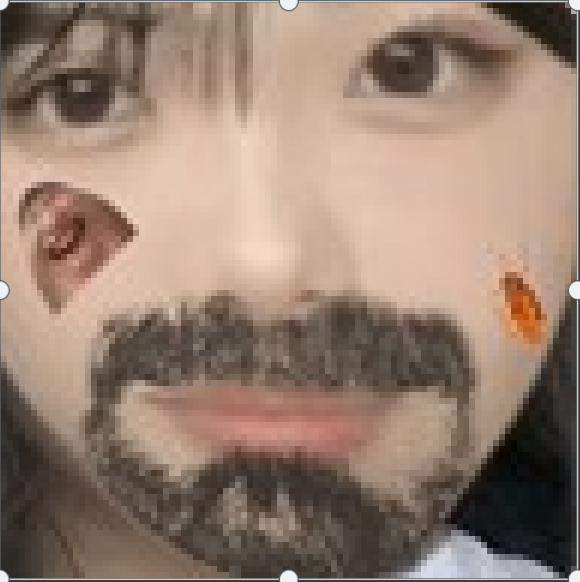
//> input picture test2.png, 580 x 582 px
$ ./png_test2   (built with g++ and OpenCV 4)
//> lines starting //> are read from the running program, lines starting //| are printed output that depends on the picture; after the words box and inside, x2 and y2 are one past the last pixel; in counts of white or black regions, pixels touching at a corner belong together
#include "opencv2/opencv.hpp"
#include "opencv2/highgui/highgui.hpp"
#include <vector>
#include <iostream>
#include <stdio.h>
#include <stdlib.h>
#include <math.h>
#include "iostream"
using namespace cv;
using namespace std;


int main(int argc,char** argv) {
    cout<<"OpenCv Version: "<<CV_VERSION<<endl;
    Mat img=imread("test2.png");
//> img is the input picture: 582 rows x 580 cols, CV_8UC3; mean B, G, R 113.3, 127.8, 150.7
    if(img.empty()){
        cout<<"verify"<<endl;
        return -1;
    }

    Mat gray;
    cvtColor(img,gray,COLOR_BGR2GRAY);
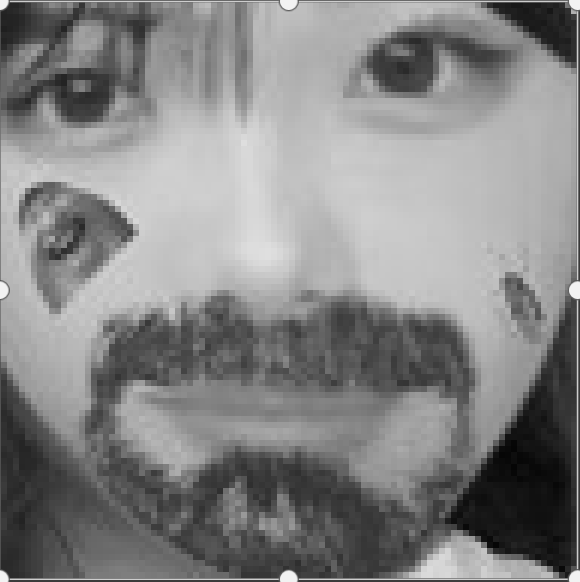
//> gray: 582 rows x 580 cols, CV_8UC1; min 5, max 242, mean 133.1
    Mat img_B,img_B_V,gray_B,gray_B_V,gray_T,gray_T_V,gray_TRUNC;

    //png bgr to binary
    threshold(img,img_B,125,255,THRESH_BINARY);
    threshold(img,img_B_V,125,255,THRESH_BINARY_INV);
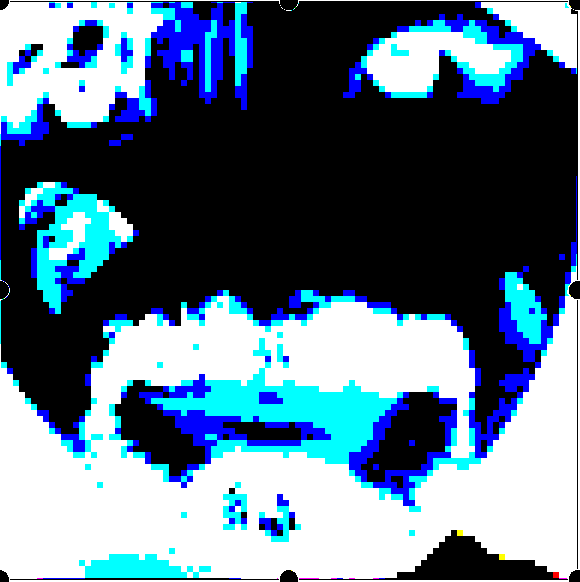
//> img_B_V: 582 rows x 580 cols, CV_8UC3; mean B, G, R 135.9, 116.6, 92
    imshow("img_B",img_B);
    imshow("img_B_V",img_B_V);


    threshold(gray,gray_B,125,255,THRESH_BINARY);
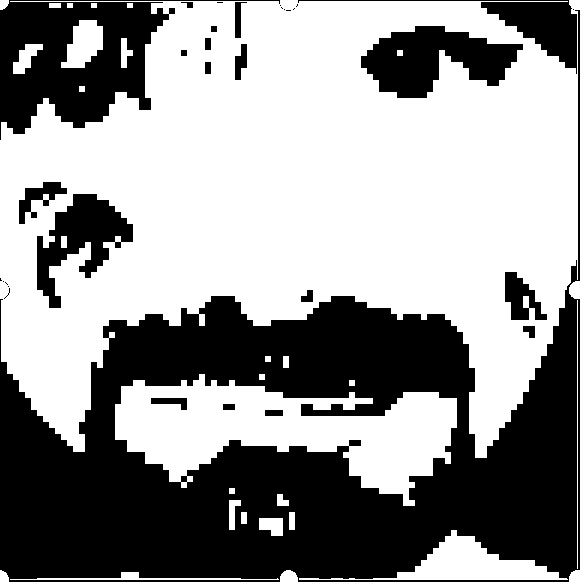
//> gray_B: 582 rows x 580 cols, CV_8UC1; 57.7% white; 32 black regions (13 under 20 px), largest, box (x1, y1, x2, y2) and area: (0, 10, 580, 582) 109050, (0, 0, 280, 140) 15052, (361, 26, 523, 98) 6804
    threshold(gray,gray_B_V,125,255,THRESH_BINARY_INV);
    imshow("gray_B",gray_B);
    imshow("gray_B_V",gray_B_V);

    //TOZERO
    threshold(gray,gray_T,125,255,THRESH_TOZERO);
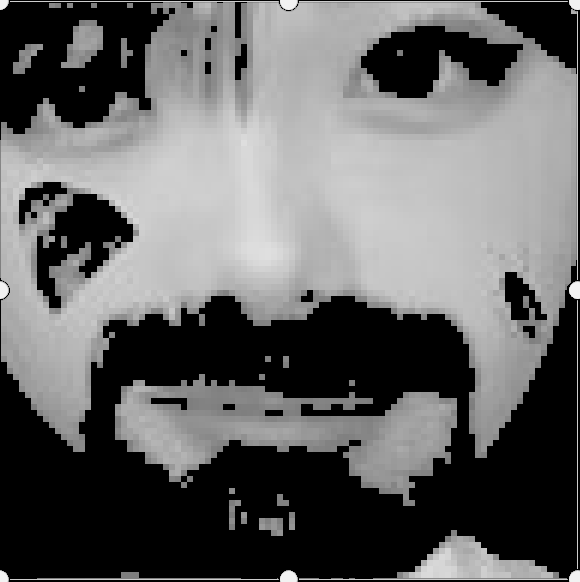
//> gray_T: 582 rows x 580 cols, CV_8UC1; min 0, max 242, mean 100.5
    threshold(gray,gray_T_V,125,255,THRESH_TOZERO_INV);
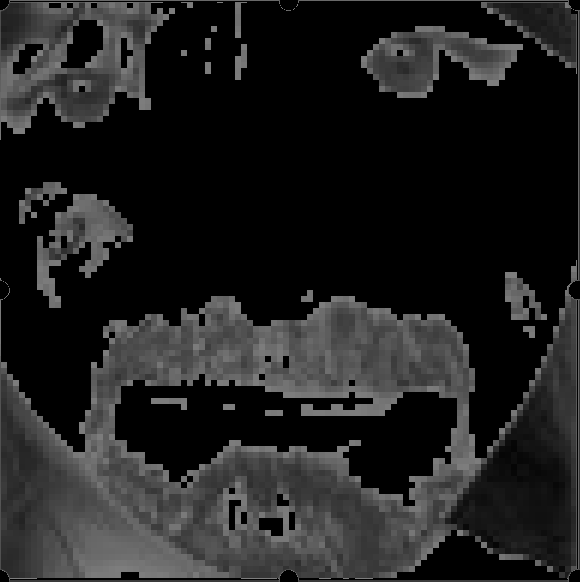
//> gray_T_V: 582 rows x 580 cols, CV_8UC1; min 0, max 125, mean 32.6
    imshow("gray_T",gray_T);
    imshow("gray_T_V",gray_T_V);

    //TRUNC
    threshold(gray,gray_TRUNC,125,255,THRESH_TRUNC);
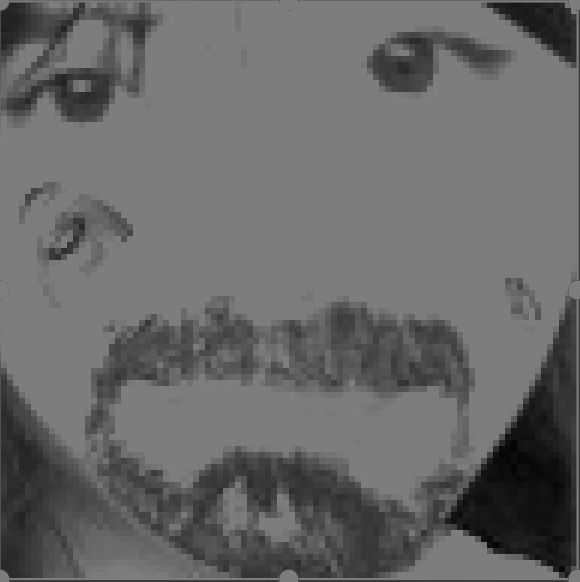
//> gray_TRUNC: 582 rows x 580 cols, CV_8UC1; min 5, max 125, mean 104.7
    imshow("gray_TRUNC",gray_TRUNC);

    //灰度图像大津法和三角法二值化
    Mat img_Thr=imread("test2.png",IMREAD_GRAYSCALE);
//> img_Thr: 582 rows x 580 cols, CV_8UC1; min 0, max 241, mean 133.8
    Mat img_Thr_0,img_Thr_T;
    threshold(img_Thr,img_Thr_0,100,255,THRESH_BINARY|THRESH_OTSU);
//> img_Thr_0: 582 rows x 580 cols, CV_8UC1; 58.3% white; 32 black regions (12 under 20 px), largest, box (x1, y1, x2, y2) and area: (0, 10, 580, 582) 107790, (0, 0, 280, 140) 14872, (361, 26, 517, 98) 6732
    threshold(img_Thr,img_Thr_T,125,255,THRESH_BINARY|THRESH_TRIANGLE);
//> img_Thr_T: 582 rows x 580 cols, CV_8UC1; 97.2% white; 5 black regions, box (x1, y1, x2, y2) and area: (451, 404, 571, 572) 9144, (517, 548, 529, 554) 72, (511, 3, 523, 8) 60, (547, 8, 553, 14) 36, (541, 416, 547, 422) 36
    imshow("img_Thr",img_Thr);
    imshow("img_Thr_0",img_Thr_0);
    imshow("img_Thr_T",img_Thr_T);

    //灰度图像自适应二值化
    Mat adaptive_mean,adaptive_gauss;
    adaptiveThreshold(img_Thr,adaptive_mean,255,ADAPTIVE_THRESH_MEAN_C,THRESH_BINARY,55,0);
//> adaptive_mean: 582 rows x 580 cols, CV_8UC1; 53.1% white; 212 black regions (161 under 20 px), largest, box (x1, y1, x2, y2) and area: (85, 10, 580, 582) 78842, (0, 0, 163, 164) 14240, (0, 124, 280, 582) 12372
    adaptiveThreshold(img_Thr,adaptive_gauss,255,ADAPTIVE_THRESH_GAUSSIAN_C,THRESH_BINARY,55,0);
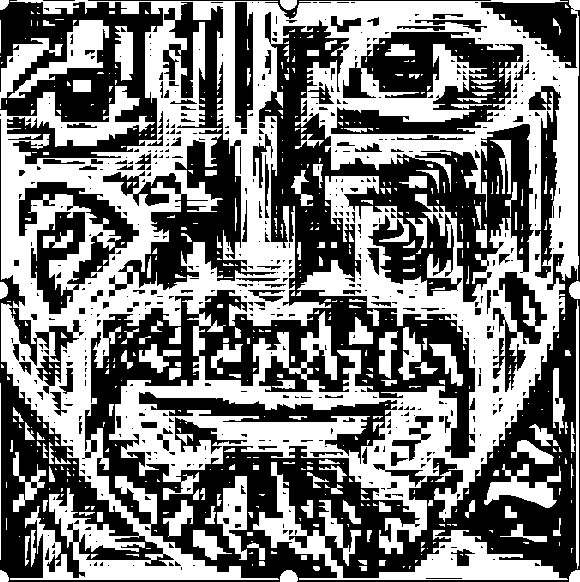
//> adaptive_gauss: 582 rows x 580 cols, CV_8UC1; 48.7% white; 564 white regions (401 under 20 px), largest, box (x1, y1, x2, y2) and area: (0, 0, 580, 580) 130477, (253, 462, 568, 580) 7343, (8, 20, 109, 98) 2163

    imshow("adaptive_mean",adaptive_mean);
    imshow("adaptive_gauss",adaptive_gauss);
    waitKey(10000);
    return 0;
}

$ run again, with d38e719756d7faec91fba521c4c00b9.jpg saved as test2.png
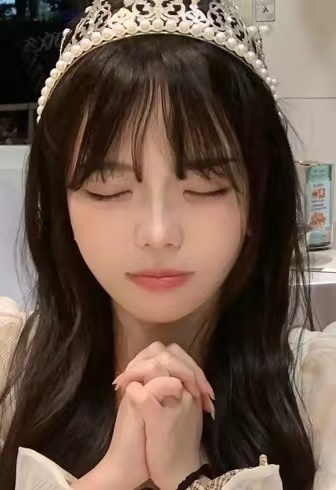
//> input picture d38e719756d7faec91fba521c4c00b9.jpg, 336 x 490 px
//> img is the input picture: 490 rows x 336 cols, CV_8UC3; mean B, G, R 74.9, 87.4, 108
//> `threshold(gray,gray_B,125,255,THRESH_BINARY);`:
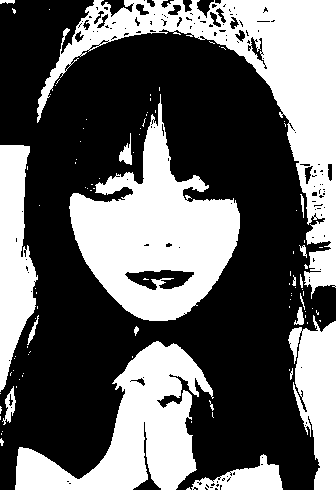
//> gray_B: 490 rows x 336 cols, CV_8UC1; 39.8% white; 99 white regions (79 under 20 px), largest, box (x1, y1, x2, y2) and area: (37, 0, 336, 299) 20560, (69, 94, 240, 321) 18216, (15, 341, 214, 490) 12800
//> img_Thr_0: 490 rows x 336 cols, CV_8UC1; 45.6% white; 74 white regions (58 under 20 px), largest, box (x1, y1, x2, y2) and area: (15, 85, 245, 490) 35987, (37, 0, 336, 490) 28978, (0, 145, 39, 397) 6319
//> img_Thr_T: 490 rows x 336 cols, CV_8UC1; 53.5% white; 144 black regions (118 under 20 px), largest, box (x1, y1, x2, y2) and area: (0, 0, 316, 490) 74841, (136, 77, 150, 135) 148, (102, 0, 125, 12) 107
//> adaptive_mean: 490 rows x 336 cols, CV_8UC1; 45.9% white; 186 white regions (149 under 20 px), largest, box (x1, y1, x2, y2) and area: (15, 51, 249, 490) 36525, (0, 0, 336, 320) 17761, (0, 144, 39, 394) 6077
//> `adaptiveThreshold(img_Thr,adaptive_gauss,255,ADAPTIVE_THRESH_GAUSSIAN_..`:
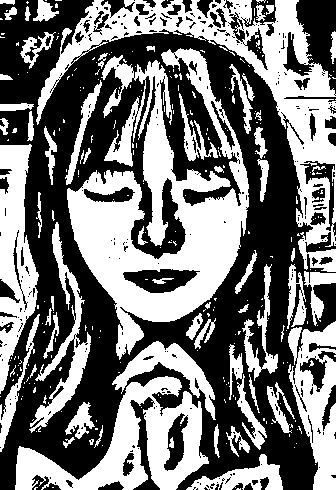
//> adaptive_gauss: 490 rows x 336 cols, CV_8UC1; 46.5% white; 283 white regions (219 under 20 px), largest, box (x1, y1, x2, y2) and area: (67, 48, 249, 360) 23247, (36, 0, 336, 272) 15272, (15, 376, 209, 490) 8917
